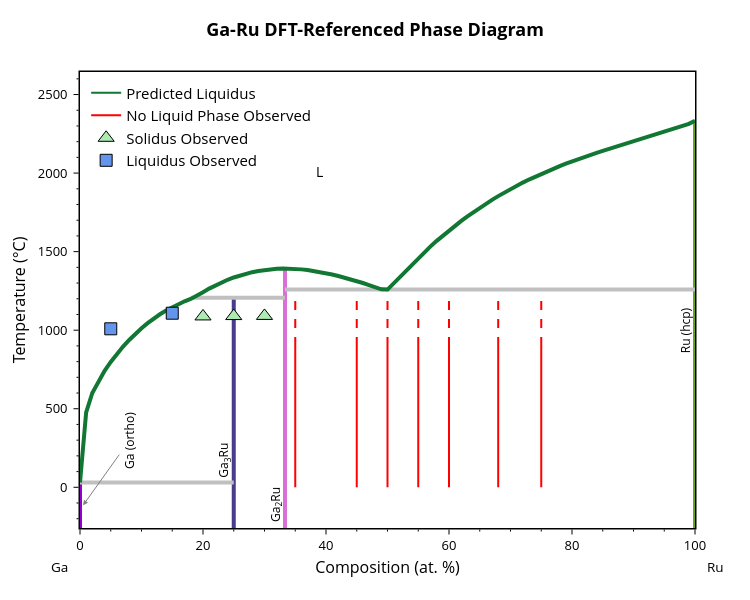

The cell this chart's notebook holds for it:
### Code cell
import plotly.graph_objects as go

def add_experimental_traces(figure: go.Figure, inc_no_liquid=True):
    """Add measured observations to a Plotly phase-diagram figure."""
    
    if inc_no_liquid:
        # Vertical guides for compositions where no liquid phase was observed
        for i, x_val in enumerate(no_liquid_comps):
            figure.add_trace(go.Scatter(
                x=[x_val, x_val],
                y=[0, 900],
                mode='lines',
                line=dict(color='red', width=2),
                name='No Liquid Phase Observed' if i == 0 else None,
                showlegend=i == 0,
            ))
            figure.add_trace(go.Scatter(
                x=[x_val, x_val],
                y=[900, 1200],
                mode='lines',
                line=dict(color='red', width=2, dash='dash'),
                showlegend=False
            ))

    figure.add_trace(go.Scatter(
            x=[point[0] for point in solidus_points][1:],
            y=[point[1] for point in solidus_points][1:],
            mode='markers',
            marker=dict(color='#ADEBB3', size=14, symbol='triangle-up', line=dict(width=1, color='black')),
            name='Solidus Observed'
    ))

    figure.add_trace(go.Scatter(
            x=[point[0] for point in liquidus_points],
            y=[point[1] for point in liquidus_points],
            mode='markers',
            marker=dict(color='cornflowerblue', size=12, symbol='square', line=dict(width=1, color='black')),
            name='Liquidus Observed'
    ))

fig = blp.get_plot('pred')
add_experimental_traces(fig)
fig.show()

### Figure 1 — Plotly figure (JSON) as saved in the notebook; plotly's stock layout.template omitted (floating-point values rounded to 4 significant figures)
{"data": [{"hovertemplate": "label=alpha-Ga (orthorhombic)<br>x=%{x}<br>t=%{y}<extra></extra>", "legendgroup": "alpha-Ga (orthorhombic)", "line": {"color": "#9400D3", "dash": "solid", "width": 4}, "marker": {"symbol": "circle"}, "mode": "lines", "name": "alpha-Ga (orthorhombic)", "orientation": "v", "showlegend": false, "type": "scatter", "x": [0, 0], "xaxis": "x", "y": [-273.1, 29.75], "yaxis": "y"}, {"hovertemplate": "label=Ga3Ru<br>x=%{x}<br>t=%{y}<extra></extra>", "legendgroup": "Ga3Ru", "line": {"color": "#483D8B", "dash": "solid", "width": 4}, "marker": {"symbol": "circle"}, "mode": "lines", "name": "Ga3Ru", "orientation": "v", "showlegend": false, "type": "scatter", "x": [25, 25, 25, 25, 25, 25, 25, 25, 25, 25, 25, 25, 25, 25, 25, 25, 25, 25, 25, 25, 25], "xaxis": "x", "y": [-273.1, 29.75, 476.4, 600.7, 677.4, 741.5, 798.0, 849.0, 895.4, 937.8, 976.7, 1012.0, 1045.0, 1074.0, 1101.0, 1126.0, 1147.0, 1167.0, 1184.0, 1199.0, 1206.0], "yaxis": "y"}, {"hovertemplate": "label=Ga2Ru<br>x=%{x}<br>t=%{y}<extra></extra>", "legendgroup": "Ga2Ru", "line": {"color": "#DA70D6", "dash": "solid", "width": 4}, "marker": {"symbol": "circle"}, "mode": "lines", "name": "Ga2Ru", "orientation": "v", "showlegend": false, "type": "scatter", "x": [33.33, 33.33, 33.33, 33.33, 33.33, 33.33, 33.33, 33.33, 33.33, 33.33, 33.33, 33.33, 33.33, 33.33, 33.33, 33.33, 33.33, 33.33, 33.33, 33.33, 33.33, 33.33, 33.33, 33.33, 33.33, 33.33, 33.33, 33.33, 33.33, 33.33, 33.33, 33.33, 33.33, 33.33, 33.33], "xaxis": "x", "y": [-273.1, 1206.0, 1217.0, 1242.0, 1259.0, 1260.0, 1265.0, 1274.0, 1286.0, 1287.0, 1300.0, 1304.0, 1312.0, 1321.0, 1324.0, 1335.0, 1336.0, 1345.0, 1349.0, 1354.0, 1360.0, 1363.0, 1369.0, 1371.0, 1377.0, 1377.0, 1383.0, 1383.0, 1387.0, 1388.0, 1390.0, 1391.0, 1393.0, 1393.0, 1393.0], "yaxis": "y"}, {"hovertemplate": "label=Ru (hcp)<br>x=%{x}<br>t=%{y}<extra></extra>", "legendgroup": "Ru (hcp)", "line": {"color": "#66A61E", "dash": "solid", "width": 4}, "marker": {"symbol": "circle"}, "mode": "lines", "name": "Ru (hcp)", "orientation": "v", "showlegend": false, "type": "scatter", "x": [100, 100, 100, 100, 100, 100, 100, 100, 100, 100, 100, 100, 100, 100, 100, 100, 100, 100, 100, 100, 100, 100, 100, 100, 100, 100, 100, 100, 100, 100, 100, 100, 100, 100, 100, 100, 100, 100, 100, 100, 100, 100, 100, 100, 100, 100, 100, 100, 100, 100, 100, 100], "xaxis": "x", "y": [-273.1, 1259.0, 1298.0, 1341.0, 1382.0, 1422.0, 1460.0, 1498.0, 1534.0, 1569.0, 1602.0, 1634.0, 1666.0, 1696.0, 1725.0, 1752.0, 1779.0, 1805.0, 1830.0, 1853.0, 1876.0, 1898.0, 1919.0, 1939.0, 1959.0, 1977.0, 1995.0, 2012.0, 2029.0, 2045.0, 2060.0, 2075.0, 2089.0, 2102.0, 2116.0, 2129.0, 2141.0, 2154.0, 2166.0, 2177.0, 2189.0, 2201.0, 2213.0, 2224.0, 2236.0, 2248.0, 2260.0, 2273.0, 2286.0, 2299.0, 2313.0, 2333.0], "yaxis": "y"}, {"hovertemplate": "x=%{x}<br>y=%{y}<extra></extra>", "legendgroup": "", "line": {"color": "Silver", "dash": "solid", "width": 4}, "marker": {"symbol": "circle"}, "mode": "lines", "name": "", "orientation": "v", "showlegend": false, "type": "scatter", "x": [33.33, 100], "xaxis": "x", "y": [1259.0, 1259.0], "yaxis": "y"}, {"hovertemplate": "x=%{x}<br>y=%{y}<extra></extra>", "legendgroup": "", "line": {"color": "Silver", "dash": "solid", "width": 4}, "marker": {"symbol": "circle"}, "mode": "lines", "name": "", "orientation": "v", "showlegend": false, "type": "scatter", "x": [18, 33.33], "xaxis": "x", "y": [1206.0, 1206.0], "yaxis": "y"}, {"hovertemplate": "x=%{x}<br>y=%{y}<extra></extra>", "legendgroup": "", "line": {"color": "Silver", "dash": "solid", "width": 4}, "marker": {"symbol": "circle"}, "mode": "lines", "name": "", "orientation": "v", "showlegend": false, "type": "scatter", "x": [0, 25], "xaxis": "x", "y": [29.75, 29.75], "yaxis": "y"}, {"hovertemplate": "label=L<br>x=%{x}<br>t=%{y}<extra></extra>", "legendgroup": "L", "line": {"color": "#117733", "dash": "solid", "width": 4}, "marker": {"symbol": "circle"}, "mode": "lines", "name": "L", "orientation": "v", "showlegend": false, "type": "scatter", "x": [0, 1, 2, 3, 4, 5, 6, 7.0, 8, 9, 10, 11, 12, 13, 14.0, 15, 16, 17, 18, 19, 20, 21, 22, 23, 24, 25, 26, 27, 28.0, 29.0, 30, 31, 32, 33, 34, 35, 36, 37, 38, 39, 40, 41, 42, 43, 44, 45, 46, 47, 48, 49, 50, 51, 52, 53, 54, 55.0, 56.0, 57.0, 58.0, 59, 60, 61, 62, 63, 64, 65, 66, 67, 68, 69, 70, 71, 72, 73, 74, 75, 76, 77, 78, 79, 80, 81, 82, 83, 84, 85, 86, 87, 88, 89, 90, 91, 92, 93, 94, 95, 96, 97, 98, 99, 100], "xaxis": "x", "y": [29.75, 476.4, 600.7, 677.4, 741.5, 798.0, 849.0, 895.4, 937.8, 976.7, 1012.0, 1045.0, 1074.0, 1101.0, 1126.0, 1147.0, 1167.0, 1184.0, 1199.0, 1217.0, 1242.0, 1265.0, 1286.0, 1304.0, 1321.0, 1336.0, 1349.0, 1360.0, 1369.0, 1377.0, 1383.0, 1388.0, 1391.0, 1393.0, 1393.0, 1390.0, 1387.0, 1383.0, 1377.0, 1371.0, 1363.0, 1354.0, 1345.0, 1335.0, 1324.0, 1312.0, 1300.0, 1287.0, 1274.0, 1260.0, 1259.0, 1298.0, 1341.0, 1382.0, 1422.0, 1460.0, 1498.0, 1534.0, 1569.0, 1602.0, 1634.0, 1666.0, 1696.0, 1725.0, 1752.0, 1779.0, 1805.0, 1830.0, 1853.0, 1876.0, 1898.0, 1919.0, 1939.0, 1959.0, 1977.0, 1995.0, 2012.0, 2029.0, 2045.0, 2060.0, 2075.0, 2089.0, 2102.0, 2116.0, 2129.0, 2141.0, 2154.0, 2166.0, 2177.0, 2189.0, 2201.0, 2213.0, 2224.0, 2236.0, 2248.0, 2260.0, 2273.0, 2286.0, 2299.0, 2313.0, 2333.0], "yaxis": "y"}, {"marker": {"color": "#117733"}, "mode": "lines", "name": "Predicted Liquidus", "showlegend": true, "type": "scatter", "x": [null], "y": [null]}, {"line": {"color": "red", "width": 2}, "mode": "lines", "name": "No Liquid Phase Observed", "showlegend": true, "type": "scatter", "x": [35, 35], "y": [0, 900]}, {"line": {"color": "red", "dash": "dash", "width": 2}, "mode": "lines", "showlegend": false, "type": "scatter", "x": [35, 35], "y": [900, 1200]}, {"line": {"color": "red", "width": 2}, "mode": "lines", "showlegend": false, "type": "scatter", "x": [45, 45], "y": [0, 900]}, {"line": {"color": "red", "dash": "dash", "width": 2}, "mode": "lines", "showlegend": false, "type": "scatter", "x": [45, 45], "y": [900, 1200]}, {"line": {"color": "red", "width": 2}, "mode": "lines", "showlegend": false, "type": "scatter", "x": [50, 50], "y": [0, 900]}, {"line": {"color": "red", "dash": "dash", "width": 2}, "mode": "lines", "showlegend": false, "type": "scatter", "x": [50, 50], "y": [900, 1200]}, {"line": {"color": "red", "width": 2}, "mode": "lines", "showlegend": false, "type": "scatter", "x": [55, 55], "y": [0, 900]}, {"line": {"color": "red", "dash": "dash", "width": 2}, "mode": "lines", "showlegend": false, "type": "scatter", "x": [55, 55], "y": [900, 1200]}, {"line": {"color": "red", "width": 2}, "mode": "lines", "showlegend": false, "type": "scatter", "x": [60, 60], "y": [0, 900]}, {"line": {"color": "red", "dash": "dash", "width": 2}, "mode": "lines", "showlegend": false, "type": "scatter", "x": [60, 60], "y": [900, 1200]}, {"line": {"color": "red", "width": 2}, "mode": "lines", "showlegend": false, "type": "scatter", "x": [68, 68], "y": [0, 900]}, {"line": {"color": "red", "dash": "dash", "width": 2}, "mode": "lines", "showlegend": false, "type": "scatter", "x": [68, 68], "y": [900, 1200]}, {"line": {"color": "red", "width": 2}, "mode": "lines", "showlegend": false, "type": "scatter", "x": [75, 75], "y": [0, 900]}, {"line": {"color": "red", "dash": "dash", "width": 2}, "mode": "lines", "showlegend": false, "type": "scatter", "x": [75, 75], "y": [900, 1200]}, {"marker": {"color": "#ADEBB3", "line": {"color": "black", "width": 1}, "size": 14, "symbol": "triangle-up"}, "mode": "markers", "name": "Solidus Observed", "type": "scatter", "x": [20, 25, 30], "y": [1088.0, 1090.0, 1091.0]}, {"marker": {"color": "cornflowerblue", "line": {"color": "black", "width": 1}, "size": 12, "symbol": "square"}, "mode": "markers", "name": "Liquidus Observed", "type": "scatter", "x": [5, 15], "y": [1009.0, 1108.0]}], "layout": {"annotations": [{"arrowcolor": "gray", "arrowhead": 2, "arrowwidth": 1, "ax": 46.12, "ay": -64.64, "font": {"color": "black", "size": 12}, "showarrow": true, "text": "Ga (ortho)", "textangle": -90, "x": 0.5, "xanchor": "center", "y": -114.7, "yanchor": "middle"}, {"font": {"color": "black", "size": 12}, "showarrow": false, "text": "Ru (hcp)", "textangle": -90, "x": 98.5, "xanchor": "center", "y": 998.0, "yanchor": "middle"}, {"font": {"color": "black", "size": 12}, "showarrow": false, "text": "Ga<sub>3</sub>Ru", "textangle": -90, "x": 23.5, "xanchor": "center", "y": 172.3, "yanchor": "middle"}, {"font": {"color": "black", "size": 12}, "showarrow": false, "text": "Ga<sub>2</sub>Ru", "textangle": -90, "x": 31.83, "xanchor": "center", "y": -107.9, "yanchor": "middle"}, {"font": {"color": "black", "size": 14}, "showarrow": false, "text": "L", "x": 38.94, "y": 2007.0}, {"font": {"color": "black", "size": 13.5}, "showarrow": false, "text": "Ga", "x": -0.05, "xanchor": "left", "xref": "paper", "y": -0.086, "yanchor": "middle", "yref": "paper"}, {"font": {"color": "black", "size": 13.5}, "showarrow": false, "text": "Ru", "x": 1.05, "xanchor": "right", "xref": "paper", "y": -0.086, "yanchor": "middle", "yref": "paper"}], "font": {"color": "black", "size": 13}, "height": 600, "legend": {"font": {"size": 15}, "x": 0.01, "xanchor": "left", "y": 0.99, "yanchor": "top"}, "margin": {"b": 72, "r": 55, "t": 72}, "plot_bgcolor": "white", "showlegend": true, "title": {"font": {"color": "black", "size": 18}, "text": "<b>Ga-Ru DFT-Referenced Phase Diagram</b>", "x": 0.5, "xanchor": "center", "yanchor": "bottom"}, "width": 750, "xaxis": {"linecolor": "black", "linewidth": 1.5, "minor": {"nticks": 5, "tickcolor": "black", "ticklen": 2, "ticks": "outside", "tickwidth": 1}, "mirror": true, "range": [0, 100], "showline": true, "tickcolor": "black", "tickformat": ".0f", "ticklen": 5, "ticks": "outside", "tickwidth": 1, "title": {"font": {"size": 16}, "standoff": 8, "text": "Composition (at. %)"}}, "yaxis": {"linecolor": "black", "linewidth": 1.5, "minor": {"nticks": 5, "tickcolor": "black", "ticklen": 2, "ticks": "outside", "tickwidth": 1}, "mirror": true, "range": [-259.1, 2643.0], "showline": true, "tickcolor": "black", "ticklen": 5, "ticks": "outside", "ticksuffix": " ", "tickwidth": 1, "title": {"font": {"size": 16}, "standoff": 8, "text": "Temperature (°C)"}}}}
